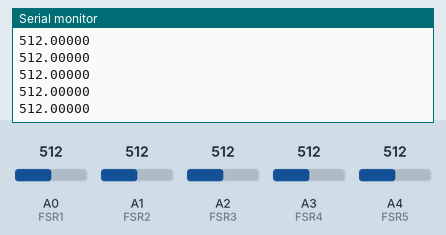
Simulated run of this sketch. Board: Arduino Uno, built with avr-gcc and run on an emulated ATmega328P. Shown: the last lines printed to the serial monitor. Inputs (shaded band) come from the test bench; at power-on: A0 (FSR1) = 512, A1 (FSR2) = 512, A2 (FSR3) = 512, A3 (FSR4) = 512, A4 (FSR5) = 512.

Above: at 1.8 s.
1.9 s: A0 (FSR1) set to 716
3.4 s: A1 (FSR2) set to 306
At 4.7 s:
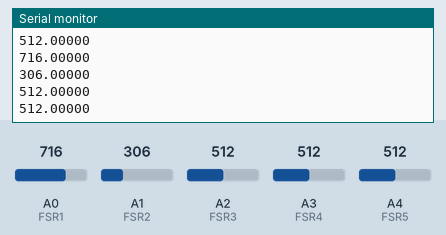
4.9 s: A2 (FSR3) set to 992
At 5.8 s:
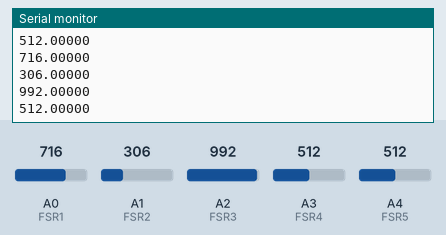
6.4 s: A3 (FSR4) set to 30
At 7.8 s:
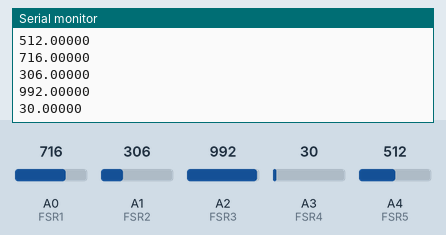
Timing chart, 0 to 8.9 s (numbered marks = the images above; inputs shaded):
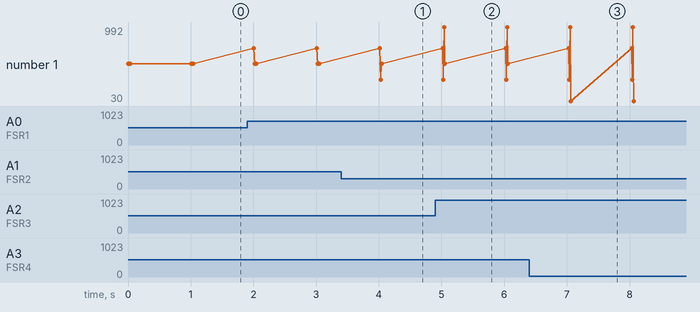

The sketch:

floatingTypeface.ino
```cpp
int FSR1 = A0; //the FSR is connected to analog pin 0 (A0)
int FSR2 = A1;
int FSR3 = A2;
int FSR4 = A3;
int FSR5 = A4;

void setup() {
  Serial.begin(9600);
}

void loop() {
  int FSRValue1 = analogRead(FSR1);//this takes a reading of the analog value of the FSR
  int FSRValue2 = analogRead(FSR2);
  int FSRValue3 = analogRead(FSR3);
  int FSRValue4 = analogRead(FSR4);
  int FSRValue5 = analogRead(FSR5);

  float a[] = {FSRValue1, FSRValue2, FSRValue3, FSRValue4, FSRValue5};

  //Serial.println(FSRValue1);//this gives a printout of the reading of the analog value that is measured
  //Serial.println(FSRValue2);
  //Serial.println(FSRValue3);
  //Serial.println(FSRValue4);
  //Serial.println(FSRValue5);

  for (int i = 0; i < 4; i++) {
    if (a[i] > 0) {
      Serial.println(a[i], 5);
    }
  }
  delay(1000); //this slows down the readings so that they're given every 5 seconds
}
```

Measured:
- after the input at 3.4 s, the serial monitor: prints a new line after 0.63 s (image 1)
- after the input at 4.9 s, the serial monitor: prints a new line after 0.14 s (image 2)
- after the input at 6.4 s, the serial monitor: prints a new line after 0.66 s (image 3)
- plotted number 1: 512 → 30 after the input at 6.4 s
